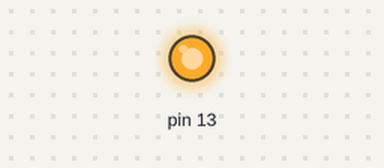
This sketch was run on a simulated Arduino Uno, built with avr-gcc and run on an emulated ATmega328P. Parts: output pins drawn as LEDs (lit = HIGH).

Above: at 0.1 s.
At 2.7 s:
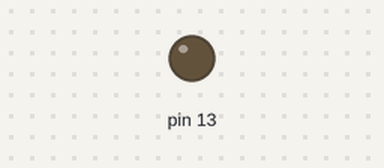
Timing chart, 0 to 6.8 s (numbered marks = the images above):
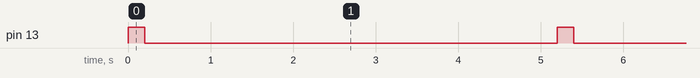

Measured:
- by itself, pin 13: alternates HIGH for 0.20 s and LOW for 5.0 s

The sketch:

TPS7A4700_Controller.ino
```cpp
enum VSET_PINS {
  VSET0 = 2,
  VSET1,
  VSET2,
  VSET3,
  VSET4,
  VSET5,
  VSET6,
  VSET7,
  VSET_COUNT
};

const unsigned int vset[] = {
  VSET0,
  VSET1,
  VSET2,
  VSET3,
  VSET4,
  VSET5,
  VSET6,
  VSET7,
};

void setup() {

  for (unsigned int pin = VSET0; pin < VSET_COUNT; pin++) {
    pinMode(pin, INPUT);
    digitalWrite(pin, LOW); // Z state
  }

  pinMode(13, OUTPUT);
}


void loop() {
  digitalWrite(13, HIGH);
  delay(200);
  digitalWrite(13, LOW);
  delay(5000);
}
```
